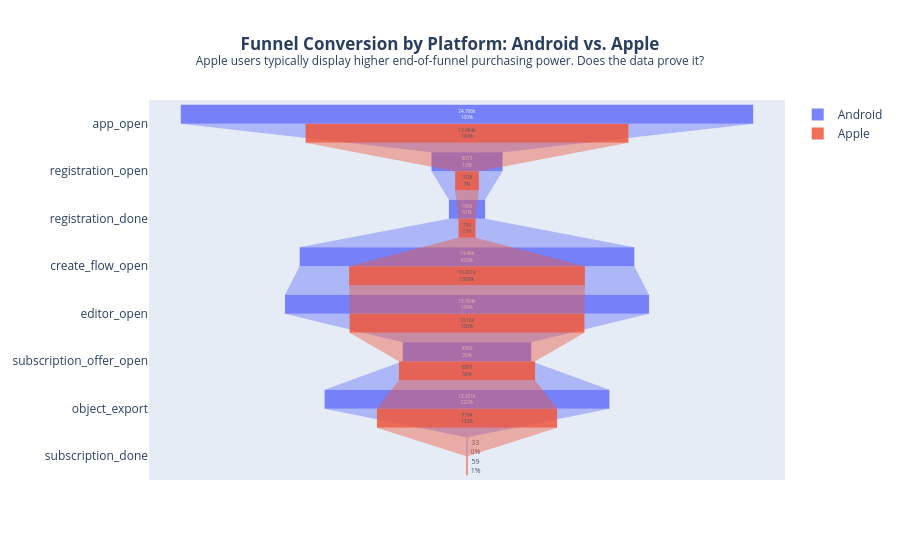
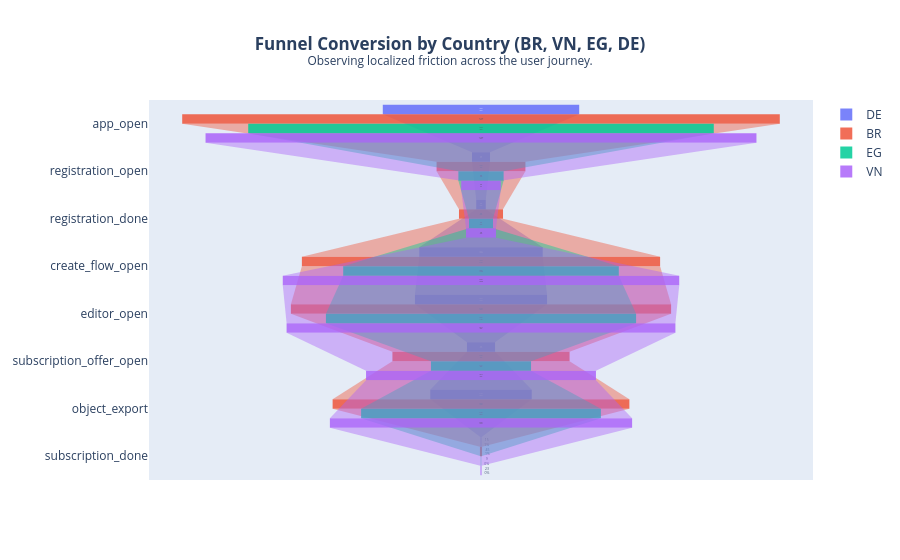

Source (notebook cell) for these figures, in order:
### Code cell
# --- 1. THE SEGMENTATION ENGINE ---
def build_segment_funnel(df, segment_col):
    """
    Dynamically groups the unified event stream by a segment (e.g., platform) 
    and extracts the strict chronological funnel volumes.
    """
    segment_data = []
    # Drop unknown segments so our charts stay clean
    segments = [s for s in df[segment_col].unique() if pd.notna(s) and s != 'unknown']
    
    for seg in segments:
        seg_df = df[df[segment_col] == seg]
        counts = []
        for stage in funnel_stages:
            # Count unique devices per stage for this specific segment
            vol = seg_df[seg_df['event_name'] == stage]['device_skey'].nunique()
            counts.append(vol)
            
        temp_df = pd.DataFrame({'stage': funnel_stages, 'unique_devices': counts, 'segment': seg})
        segment_data.append(temp_df)
        
    return pd.concat(segment_data, ignore_index=True)

# Generate the raw mathematical tables
platform_funnel = build_segment_funnel(unified_df, 'platform')
country_funnel = build_segment_funnel(unified_df, 'country_code')



# VISUALIZATION A: Platform Comparison
fig_platform = go.Figure()

for platform in platform_funnel['segment'].unique():
    df_plat = platform_funnel[platform_funnel['segment'] == platform]
    fig_platform.add_trace(go.Funnel(
        name=platform.capitalize(),
        y=df_plat['stage'],
        x=df_plat['unique_devices'],
        textinfo="value+percent previous", # Automatically calculates the drop-off!
        opacity=0.85
    ))

fig_platform.update_layout(
    title_text="<b>Funnel Conversion by Platform: Android vs. Apple</b><br><sup>Apple users typically display higher end-of-funnel purchasing power. Does the data prove it?</sup>",
    title_x=0.5,
    funnelmode="group"
)
fig_platform.show()

# VISUALIZATION B: Country Comparison
fig_country = go.Figure()

for country in country_funnel['segment'].unique():
    df_count = country_funnel[country_funnel['segment'] == country]
    fig_country.add_trace(go.Funnel(
        name=country.upper(),
        y=df_count['stage'],
        x=df_count['unique_devices'],
        textinfo="value+percent previous",
        opacity=0.85
    ))

fig_country.update_layout(
    title_text="<b>Funnel Conversion by Country (BR, VN, EG, DE)</b><br><sup>Observing localized friction across the user journey.</sup>",
    title_x=0.5,
    funnelmode="group"
)
fig_country.show()

### Figure 1 — Plotly figure (JSON) as saved in the notebook; plotly's stock layout.template omitted (floating-point values rounded to 4 significant figures)
{"data": [{"name": "Android", "opacity": 0.85, "textinfo": "value+percent previous", "type": "funnel", "x": [24766, 3073, 1566, 14480, 15754, 5560, 12321, 33], "y": ["app_open", "registration_open", "registration_done", "create_flow_open", "editor_open", "subscription_offer_open", "object_export", "subscription_done"]}, {"name": "Apple", "opacity": 0.85, "textinfo": "value+percent previous", "type": "funnel", "x": [13964, 1026, 734, 10201, 10160, 5891, 7794, 59], "y": ["app_open", "registration_open", "registration_done", "create_flow_open", "editor_open", "subscription_offer_open", "object_export", "subscription_done"]}], "layout": {"funnelmode": "group", "title": {"text": "<b>Funnel Conversion by Platform: Android vs. Apple</b><br><sup>Apple users typically display higher end-of-funnel purchasing power. Does the data prove it?</sup>", "x": 0.5}}}

### Figure 2 — Plotly figure (JSON) as saved in the notebook; plotly's stock layout.template omitted (floating-point values rounded to 4 significant figures)
{"data": [{"name": "DE", "opacity": 0.85, "textinfo": "value+percent previous", "type": "funnel", "x": [4202, 385, 205, 2641, 2827, 602, 2172, 15], "y": ["app_open", "registration_open", "registration_done", "create_flow_open", "editor_open", "subscription_offer_open", "object_export", "subscription_done"]}, {"name": "BR", "opacity": 0.85, "textinfo": "value+percent previous", "type": "funnel", "x": [12785, 1900, 942, 7664, 8134, 3790, 6349, 45], "y": ["app_open", "registration_open", "registration_done", "create_flow_open", "editor_open", "subscription_offer_open", "object_export", "subscription_done"]}, {"name": "EG", "opacity": 0.85, "textinfo": "value+percent previous", "type": "funnel", "x": [9960, 968, 513, 5896, 6636, 2141, 5130, 9], "y": ["app_open", "registration_open", "registration_done", "create_flow_open", "editor_open", "subscription_offer_open", "object_export", "subscription_done"]}, {"name": "VN", "opacity": 0.85, "textinfo": "value+percent previous", "type": "funnel", "x": [11786, 847, 640, 8482, 8318, 4918, 6466, 23], "y": ["app_open", "registration_open", "registration_done", "create_flow_open", "editor_open", "subscription_offer_open", "object_export", "subscription_done"]}], "layout": {"funnelmode": "group", "title": {"text": "<b>Funnel Conversion by Country (BR, VN, EG, DE)</b><br><sup>Observing localized friction across the user journey.</sup>", "x": 0.5}}}
